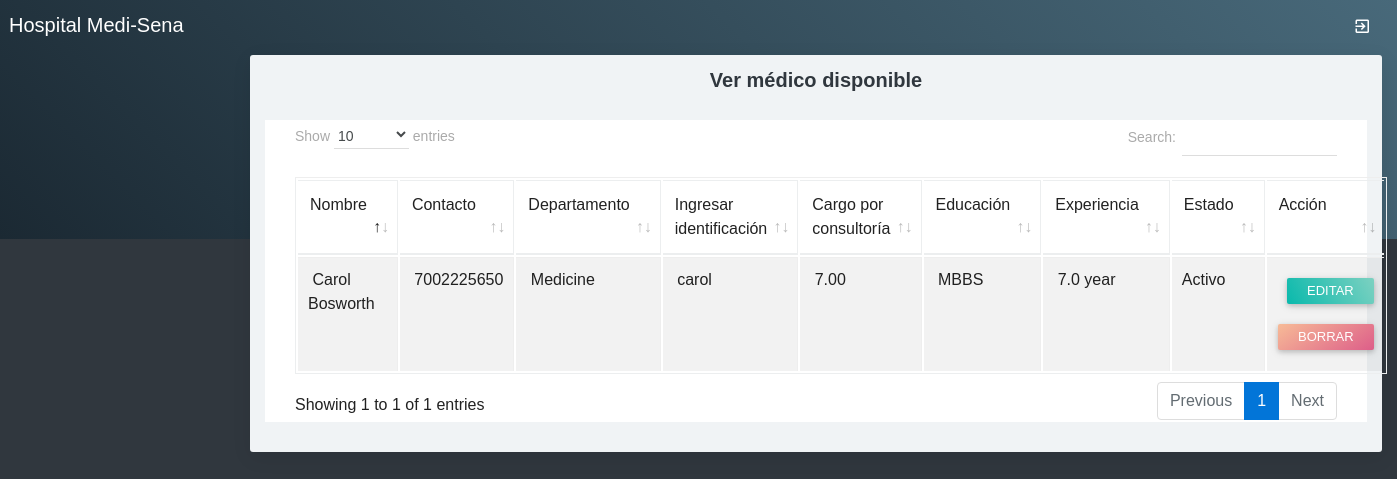
The app's page /viewdoctor.php with its own data.
### tables this page shows
CREATE TABLE `doctor` ( 
  `doctorid` int(10) NOT NULL,
  `doctorname` varchar(50) NOT NULL,
  `mobileno` varchar(15) NOT NULL,
  `specialtyid` int(10) NOT NULL,
  `loginid` varchar(25) NOT NULL,
  `password` varchar(25) NOT NULL,
  `status` varchar(10) NOT NULL,
  `education` varchar(25) NOT NULL,
  `experience` float(11,1) NOT NULL,
  `consultancy_charge` float(10,2) NOT NULL
);

CREATE TABLE `specialty` (
  `specialtyid` int(10) NOT NULL,
  `specialtyname` varchar(100) NOT NULL,
  `description` text NOT NULL,
  `status` varchar(10) NOT NULL
);

### viewdoctor.php (the view, shortened to what this page needs)
<?php
include("adformheader.php");
include("dbconnection.php");
?>
<div class="container-fluid">
	<div class="block-header">
		<h2 class="text-center">Ver médico disponible</h2>
	</div>
<div class="card">
	<section class="container">
		<table class="table table-bordered table-striped table-hover js-basic-example dataTable">
			<thead>
				<tr>
					<td>Nombre</td>
					<td>Contacto</td>
					<td>Departamento</td>
					<td>Ingresar identificación</td>
					<td>Cargo por consultoría</td>
					<td>Educación</td>
					<td>Experiencia</td>
					<td>Estado</td>
					<td>Acción</td>
				</tr>
			</thead>
			<tbody>
				<?php
				$sql ="SELECT * FROM doctor";
				$qsql = mysqli_query($con,$sql);
				while($rs = mysqli_fetch_array($qsql))
				{
					$sqldept = "SELECT * FROM specialty WHERE specialtyid='$rs[specialtyid]'";
					$qsqldept = mysqli_query($con,$sqldept);
					$rsdept = mysqli_fetch_array($qsqldept);
					echo "<tr>
					<td>&nbsp;$rs[doctorname]</td>
					<td>&nbsp;$rs[mobileno]</td>
					<td>&nbsp;$rsdept[specialtyname]</td>
					<td>&nbsp;$rs[loginid]</td>
					<td>&nbsp;$rs[consultancy_charge]</td>
					<td>&nbsp;$rs[education]</td>
					<td>&nbsp;$rs[experience] year</td>
					<td>$rs[status]</td>
					<td>&nbsp;
					<a href='doctor.php?editid=$rs[doctorid]'class='btn btn-sm btn-raised g-bg-cyan'>Editar</a> <a href='viewdoctor.php?delid=$rs[doctorid]' class='btn btn-sm btn-raised g-bg-blush2'>Borrar</a> </td>
					</tr>";
				}
				?>      </tbody>
			</table>
		</section>
	</div>
</div>
	<?php
	include("adformfooter.php");
	?>

### records on screen
doctor: doctorname "Carol Bosworth", mobileno "7002225650", specialtyid.specialtyname "Medicine", loginid "carol", consultancy_charge "7.00", education "MBBS", experience "7.0", status "Activo"
